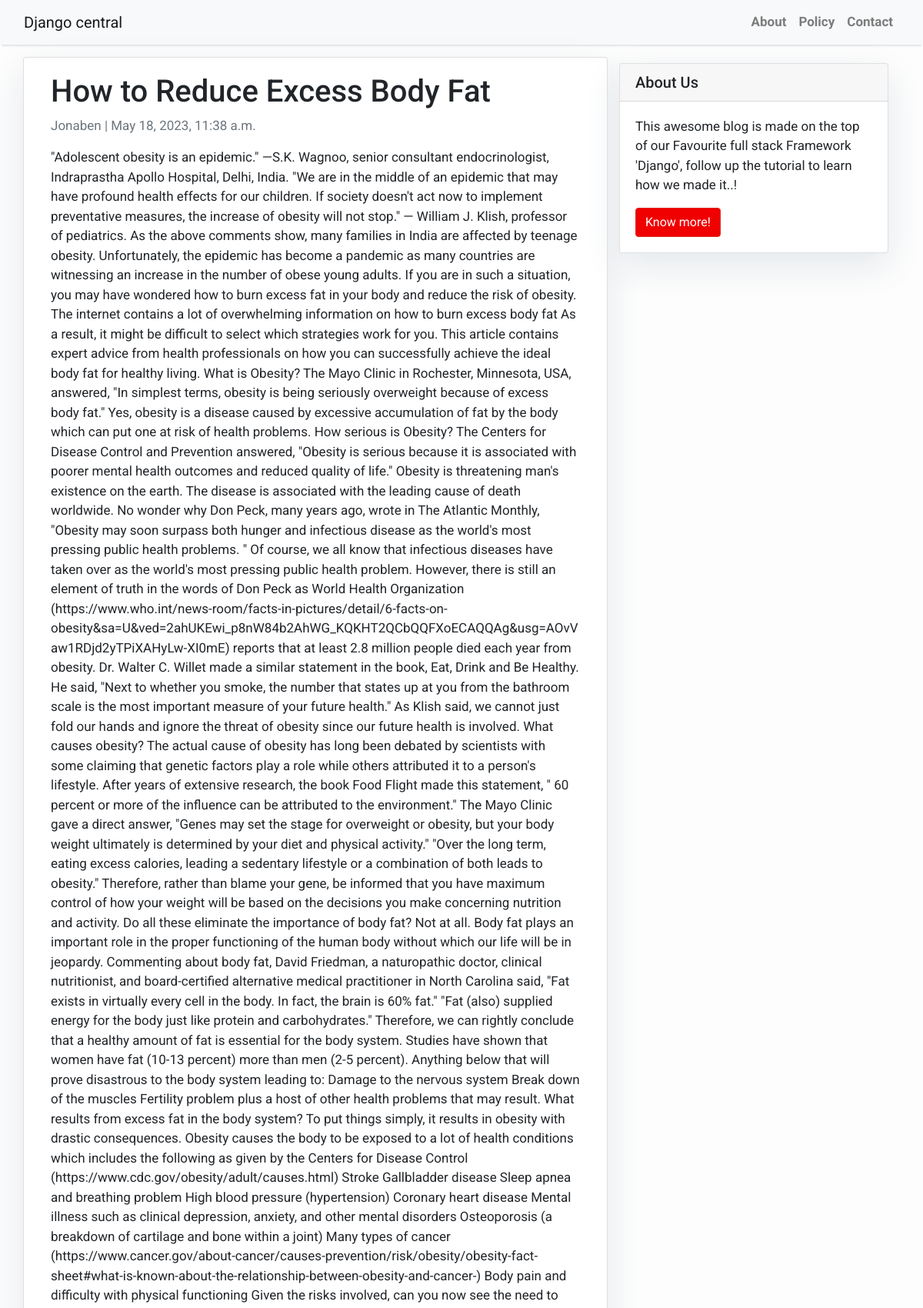
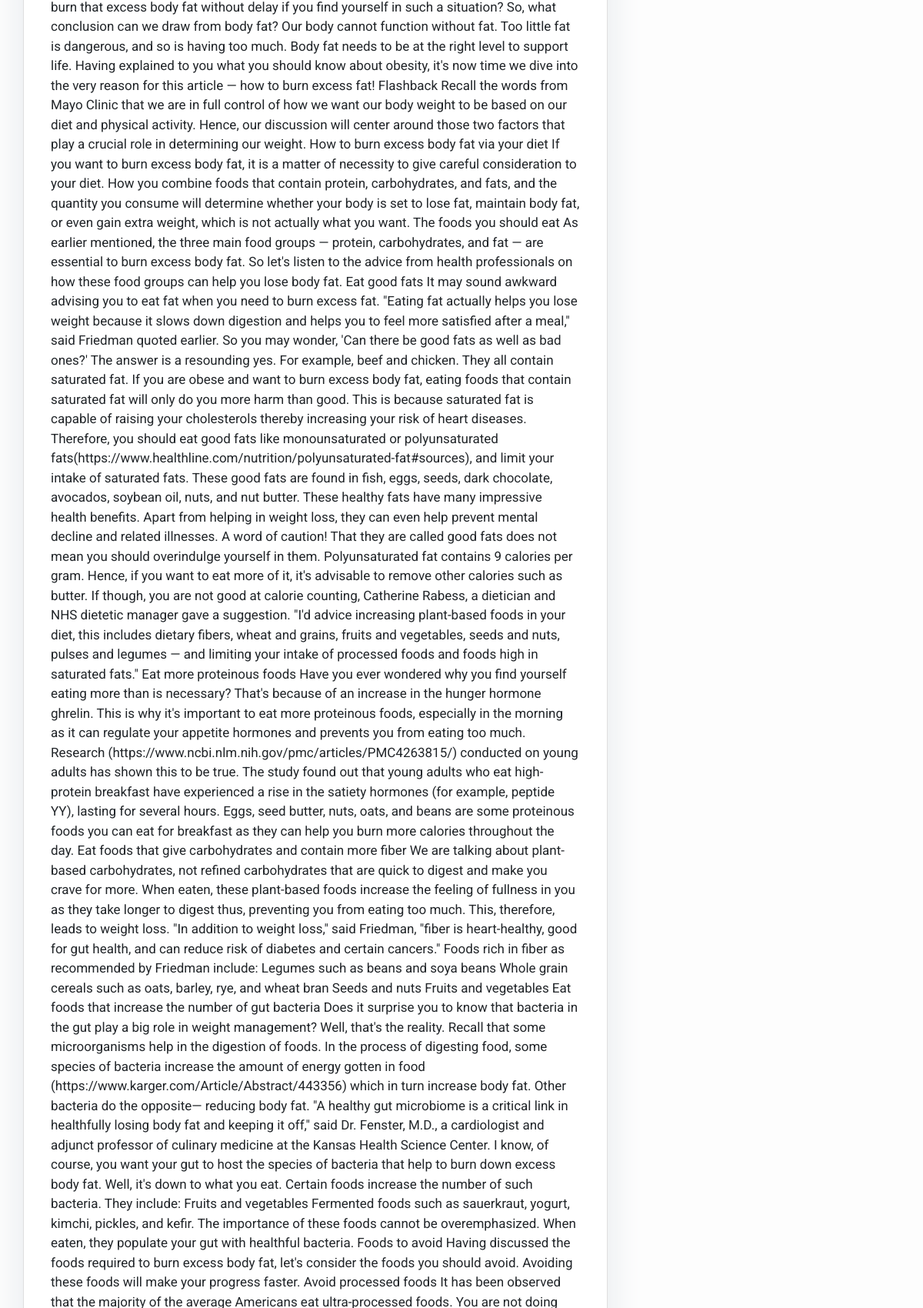
The page /how-to-reduce-excess-body-fat/ (upper part) on the database its author committed (2 pictures, top to bottom).
### blog/models.py (models this page shows, shortened)
class Post(models.Model):
    author = models.ForeignKey(User, on_delete=models.CASCADE, related_name='blog_posts')
    title = models.CharField(max_length=255, unique=True)
    body = models.TextField()
    slug = models.SlugField(max_length=255, unique=True)
    created_on = models.DateTimeField(auto_now_add=True)
    last_modified = models.DateTimeField(auto_now=True)
    categories = models.ManyToManyField('Category', related_name='posts')
    status = models.IntegerField(choices=STATUS, default=0)
    class Meta:
        ordering = ['-created_on']

### blog/views.py (the view)
# urls.py: path('<slug:slug>/', PostDetail.as_view(), name='post_detail'),
class PostDetail(DetailView):
    model = Post
    template_name = 'post_detail.html'

### templates/post_detail.html
{% extends 'base.html' %} {% block content %}
<div class="container">
  <div class="row">
    <div class="col-md-8 card mb-4  mt-3 left  top">
      <div class="card-body">
        <h1>{% block title %} {{ object.title }} {% endblock title %}</h1>
        <p class=" text-muted">{{ post.author }} | {{ post.created_on }}</p>
        <p class="card-text ">{{ object.body | safe }}</p>
      </div>
    </div>
    {% block sidebar %} {% include 'sidebar.html' %} {% endblock sidebar %}
  </div>
</div>
{% endblock content %}

### templates/base.html (style rules this page uses)
body { font-family: "Roboto", sans-serif; font-size: 17px; background-color: #fdfdfd; }

### templates/sidebar.html (style rules this page uses)
.card { box-shadow: 0 16px 48px #E3E7EB; }

### rows shown on the page
Post: title "How to Reduce Excess Body Fat", author "Jonaben", created_on "May 18, 2023, 11:38 a.m."
